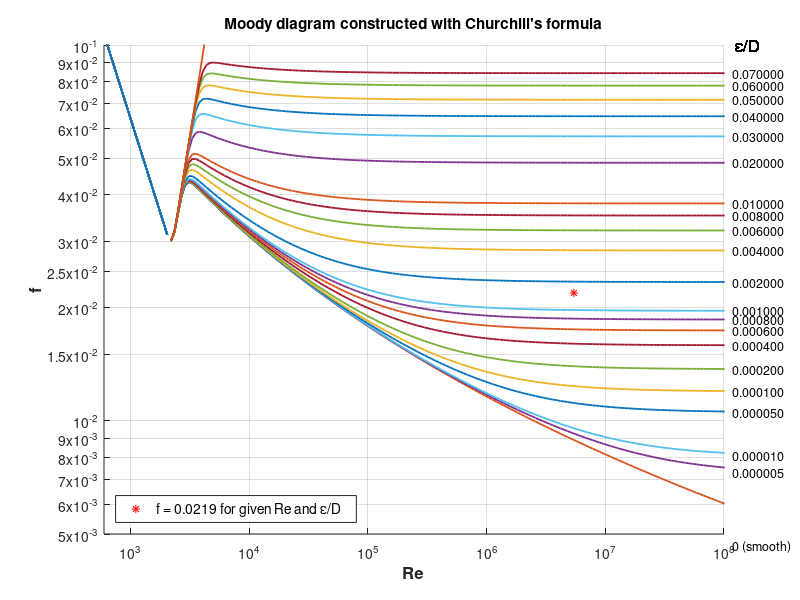

Write MATLAB code to recreate this figure.
%MEC 422 Homework #2 Part 2.
%Generating Moody-Chart with Chen & Churchill & Darcy-Weisbach equations


clear all;
clc;

% For Re, 300 data points are used to see neat plot. 
Re = logspace(0,9,300);             % Vector for Re = (1~10^9)
% ep_D : epsilon/D data points are given in the text book (pp. 91)
ep_D = [0.0, 0.000005, 0.00001, 0.00005, 0.0001, 0.0002, ...
    0.0004, 0.0006, 0.0008, 0.001, 0.002, 0.004, 0.006, ...
    0.008, 0.01, 0.02, 0.03, 0.04, 0.05, 0.06, 0.07, 0.7];

f1 = zeros(size(Re));               % Matrix for f1 : friction factor 1
f2 = zeros(size(Re));               % Matrix for f2 : friction factor 2
                                    % f1 is for the laminar flow regime
                                    % f2 is for the turbulent flow regime
Mat_ep_D = size(ep_D,2);            % Matrix for ep/D
Mat_Re = size(Re,2);                % Matrix for Re
hold on

%title ('Moody diagram constructed with Chen equation');
title ('Moody diagram constructed with Churchill''s formula');
xlabel ('Re','FontWeight','Bold','FontSize',12);
ylabel ('f','FontWeight','Bold','FontSize',12);
yticks([0.005 0.006 0.007 0.008 0.009 0.01 0.015 0.02 0.025 ...
    0.03 0.04 0.05 0.06 0.07 0.08 0.09 0.1 0.6]);


% Axis limits to depict Fig 3.3 in the textbook.
ylim([0.005 0.1]);
xlim([600 10^8]);
grid on;
set(gca, 'Xscale','log','Yscale','log');


for i=1:Mat_ep_D                    % For every roughness value

    for j=1:Mat_Re                  
        if Re(j) < 2100             % For the laminar flow
            % Darcy-Weisbach formula
            f1(j) = 64/Re(j);
            
        elseif Re(j) >= 2100            % For the turbulent flow
            B1 = ( 2.457*log( 1/( ( 7/Re(j) )^0.9 + ...
                ( 0.27 * ep_D(i) ) ) ) )^16;
            B2 = ( 37530/Re(j) )^16;
            % Churchill's formula 
            f2(j) = 8*( ( 8 / Re(j) )^12 + 1 /( B1 + B2 )^1.5 )^( 1/12 );
            % Chen equation
            %f2(j) = ( -2.0 * log10( ep_D(i)/(3.7065) - (5.0452/Re(j))*...
                %log10((1/2.8257)*ep_D(i)^(1.1098) + 5.8506/(Re(j)^(0.8981)))))^-2;
        end
        
    end
    loglog(Re,f1,'LineWidth',1.3); % Create a line for each roughness value             
    loglog(Re,f2,'LineWidth',1.3); % Create a line for each roughness value
    
    % Relative roughness legend
    if ep_D(i) == 0.0
        text(10^8,f2(j),sprintf('   0 (smooth)'),'FontSize',9);
    else
        text(10^8,f2(j),sprintf('   %1.6f',ep_D(i)),'FontSize',9);
    end
    text(10^8,0.1,'   \epsilon/D', 'FontSize',12);
end


%Additional question : Calculate f when Re=5.437*10^6 and e/D=0.00153
%Since Re >= 2100, use Churchill's formula
Re_given = 5.437 * 10^6;
ep_D_given = 0.00153;
B1 = ( 2.457*log( 1/( ( 7/Re_given )^0.9 + ( 0.27 * ep_D_given ) ) ) )^16;
B2 = ( 37530/Re_given )^16;
% Churchill's formula 
f1 = 8*( ( 8 / Re_given )^12 + 1 /( B1 + B2 )^1.5 )^( 1/12 )
% Plot the point on the same graph
hold on
s = plot(Re_given,f1,'r*');
legend(s,'f = 0.0219 for given Re and \epsilon/D', 'Location',...
    'SouthWest','FontSize',10);

